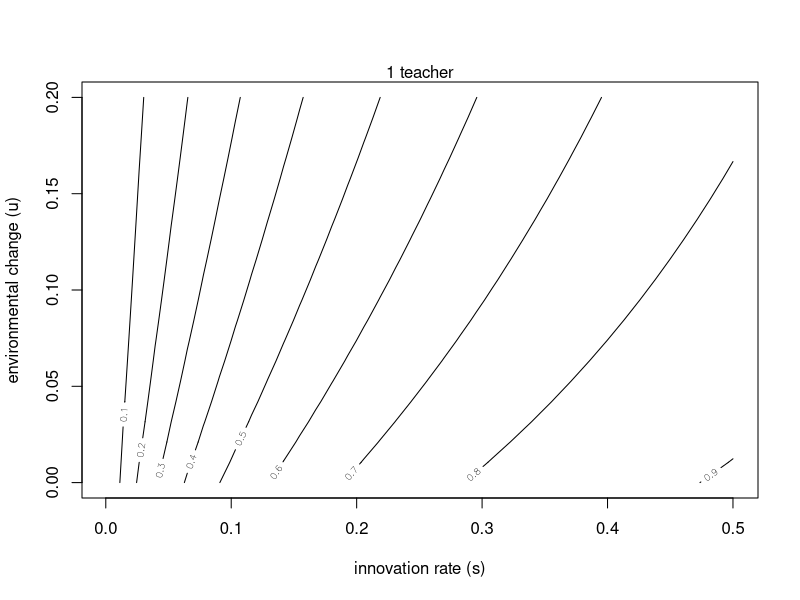
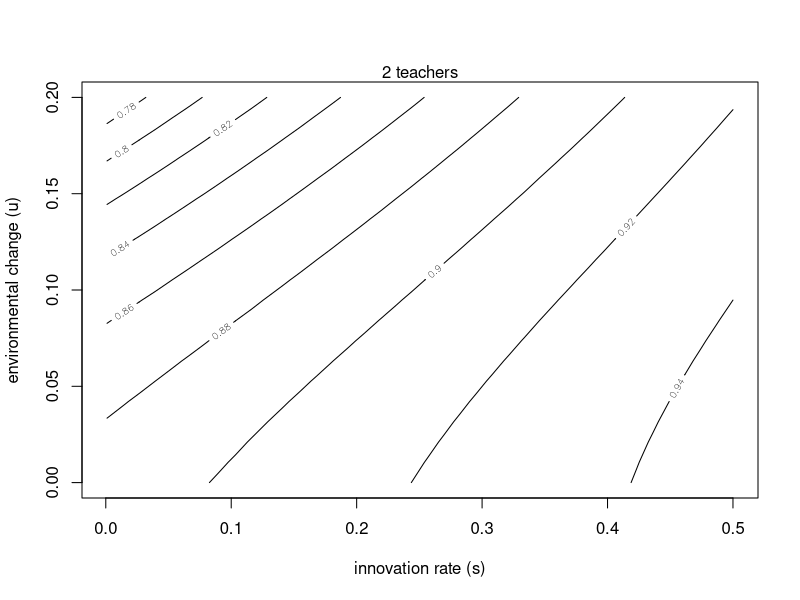
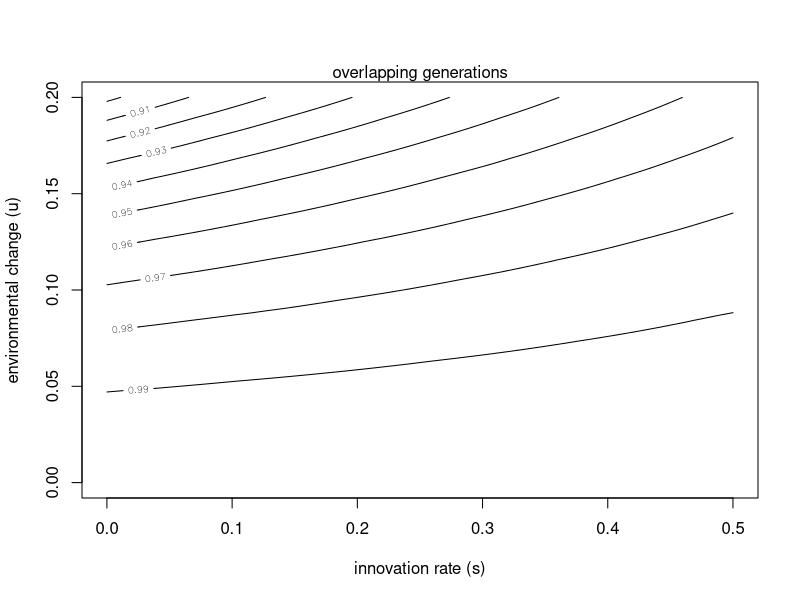
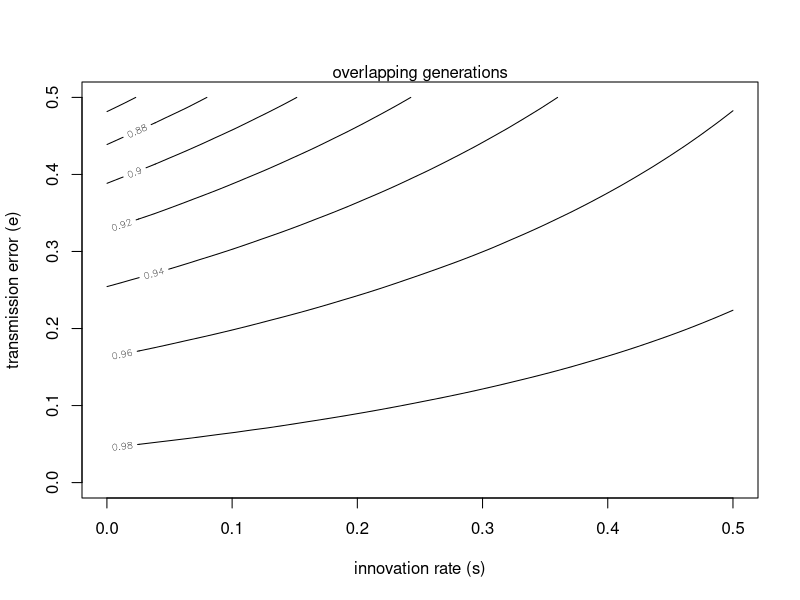

Source code (R) for these figures, in order:
# figures

# show contour of qbar

u_list <- seq(from=0,to=0.2,length.out=20)
s_list <- seq(from=0.001,to=0.5,length.out=40)
d <- 1
e <- 0.1
q <- outer( s_list , u_list , function(s,u) d*s/( (1-u)*( d*s + e*(1-s) )+u ) )
contour( s_list , u_list , q , xlab="innovation rate (s)" , ylab="environmental change (u)" )
mtext( "1 teacher" )

# sample n teachers
# no explicit analytical solution, so solve numerically in each case
# just use optimize() to find zero point
# optimize(  )

fDq <- function(x,s,u) {
    Qt <- 1 - ( 1 - x*(1-u) )^n
    Dq <- Qt*(1-e+e*s) + (1-Qt)*d*s - x
    return(Dq)
}

u_list <- seq(from=0,to=0.2,length.out=20)
s_list <- seq(from=0.001,to=0.5,length.out=40)
d <- 1
e <- 0.1
n <- 2

qsols <- outer( s_list , u_list , function(a,b) a*b*0 )
for ( i in 1:length(s_list) )
    for ( j in 1:length(u_list) ) {
        qsols[i,j] <- uniroot( fDq , c(0,1) , s=s_list[i] , u=u_list[j] )[[1]]
    }

contour( s_list , u_list , qsols , xlab="innovation rate (s)" , ylab="environmental change (u)" )
mtext( "2 teachers" )

# overlapping generations

fDq2 <- function(x,s,u) {
    Qt <- 1 - ( 1 - x*(1-u) )^n
    Dq <- (1 - mu)*(Qt + (1 - Qt)*(Qt*(1 - e + e*s) + (1 - Qt)*d*s)) + mu*(Qt*(1 - e + e*s) + (1 - Qt)*d*s) - x
    return(Dq)
}
# uniroot(fDq2,c(0,1),s=0.01,u=0.1)

u_list <- seq(from=0,to=0.2,length.out=20)
s_list <- seq(from=0.0001,to=0.5,length.out=40)
d <- 1
e <- 0.1
n <- 1
mu <- 0.01

qsols <- outer( s_list , u_list , function(a,b) a*b*0 )
for ( i in 1:length(s_list) )
    for ( j in 1:length(u_list) ) {
        qsols[i,j] <- uniroot( fDq2 , c(0,1) , s=s_list[i] , u=u_list[j] )[[1]]
    }

contour( s_list , u_list , qsols , xlab="innovation rate (s)" , ylab="environmental change (u)" )
mtext( "overlapping generations" )

# show s by e

e_list <- seq(from=0,to=0.5,length.out=20)
s_list <- seq(from=0.0001,to=0.5,length.out=40)
d <- 1
rm(e)
u <- 0.1
n <- 1
mu <- 0.01

fDq3 <- function(x,s,e) {
    Qt <- 1 - ( 1 - x*(1-u) )^n
    Dq <- (1 - mu)*(Qt + (1 - Qt)*(Qt*(1 - e + e*s) + (1 - Qt)*d*s)) + mu*(Qt*(1 - e + e*s) + (1 - Qt)*d*s) - x
    return(Dq)
}
qsols <- outer( s_list , e_list , function(a,b) a*b*0 )
for ( i in 1:length(s_list) )
    for ( j in 1:length(u_list) ) {
        qsols[i,j] <- uniroot( fDq3 , c(0,1) , s=s_list[i] , e=e_list[j] )[[1]]
    }

contour( s_list , e_list , qsols , xlab="innovation rate (s)" , ylab="transmission error (e)" )
mtext( "overlapping generations" )
